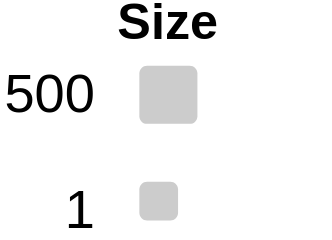

The specification (Vega-Lite) saved for this image:
### Vega specification from a JSON file in a GitHub repository (floating-point values rounded to 4 significant figures)
{"$schema": "https://vega.github.io/schema/vega/v5.json", "description": "Dot plot of Adelie Penguin diet", "width": 50, "height": 30, "signals": [{"name": "pad", "value": 5}, {"name": "zoom", "value": 500}], "title": "Size", "data": [{"name": "sizes", "values": [{"name": 500, "length": 15, "x": 0, "y": 500}, {"name": 1, "length": 10, "x": 0, "y": 1}]}], "scales": [{"name": "y", "domain": {"data": "sizes", "field": "y"}, "range": "height"}], "axes": [{"orient": "left", "scale": "y", "values": [500, 1], "labelFontSize": 14, "labelOffset": 7.5, "ticks": false, "domain": false, "offset": 10}], "marks": [{"type": "rect", "from": {"data": "sizes"}, "encode": {"enter": {"x": {"field": "x"}, "y": {"scale": "y", "field": "y"}, "width": {"field": "length"}, "height": {"field": "length"}, "cornerRadius": {"value": 2}, "fill": {"value": "#ccc"}}}}]}
